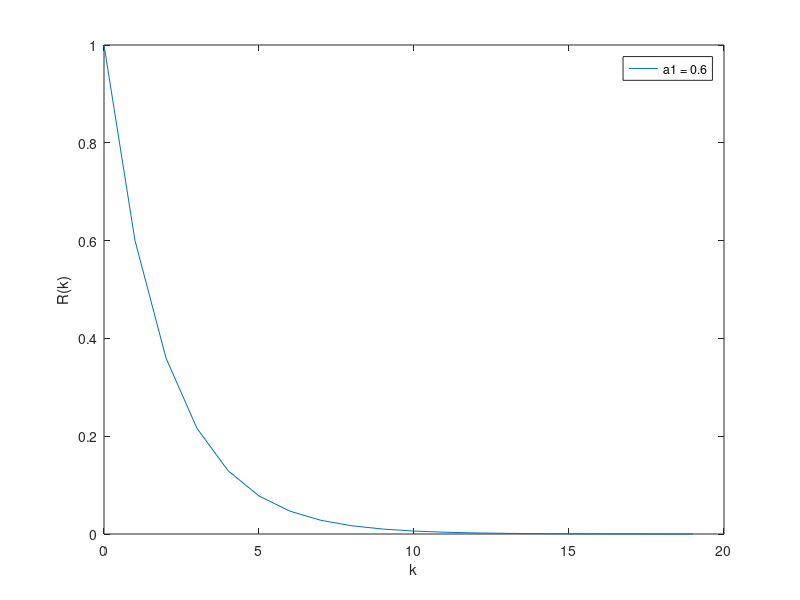
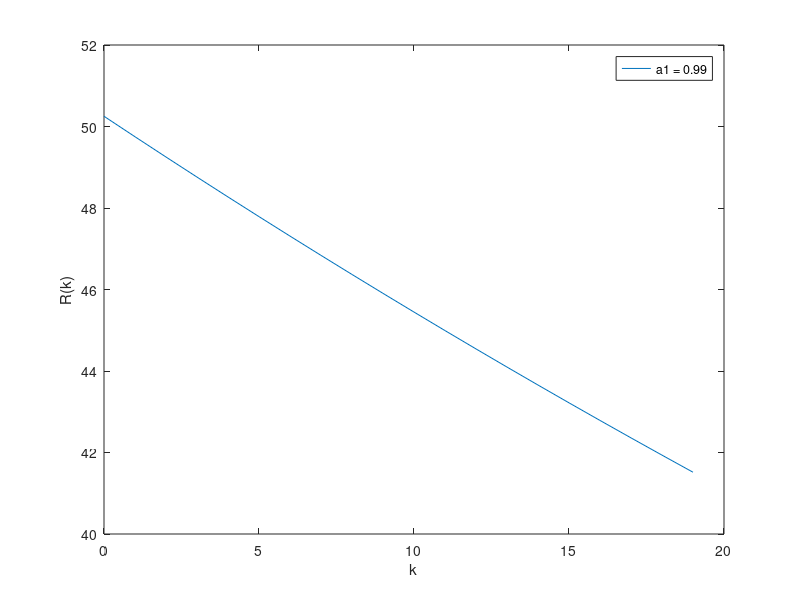
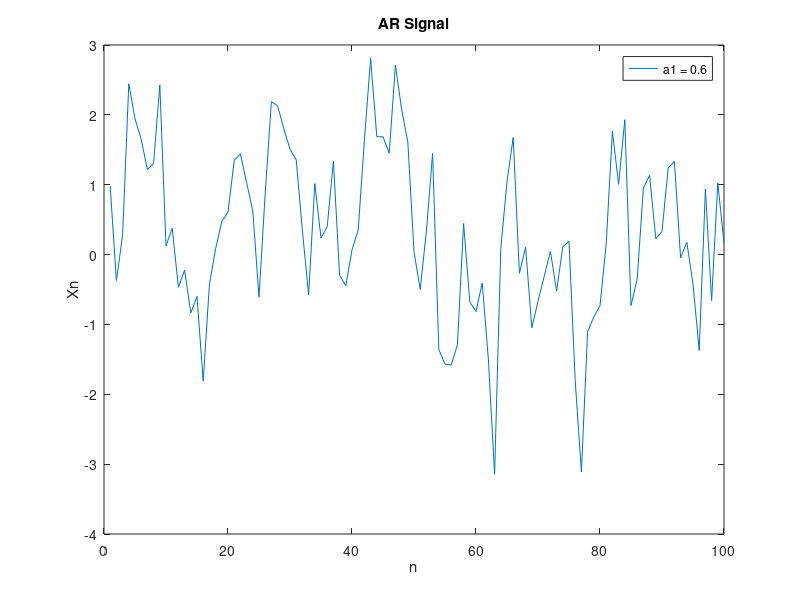
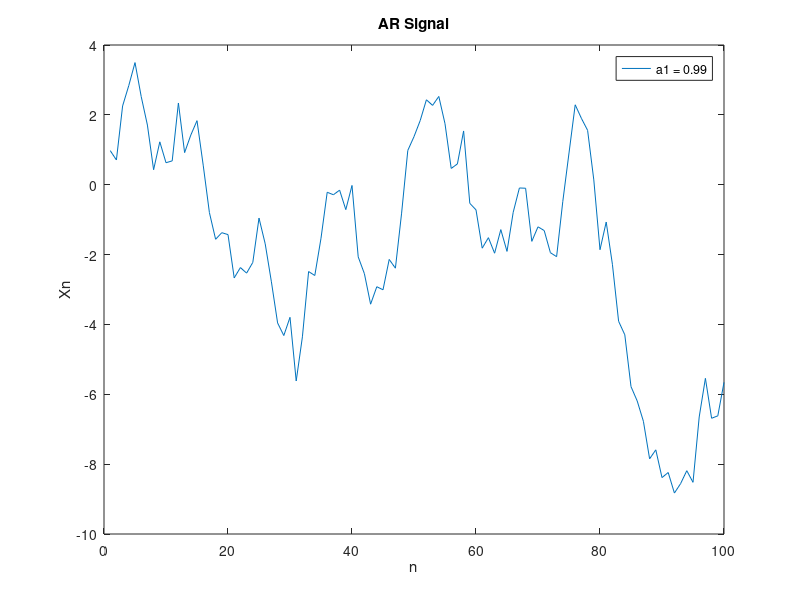

Here is the MATLAB script that generated these plots, in order:
clear , close all ;
N = 10000; % number of samples
sigma_epsilon = 1; % noise variance
K = 20; % maximum lag
Rxx = zeros(1, K); % preallocate memory for autocorrelation function
figure();
for k = 0:K-1
    Rxx(k+1) = (1/(1-0.6^2))*0.6^k*sigma_epsilon; % calculate autocorrelation for lag k
end
Amp = max(Rxx);
Rxx = Rxx / Amp;
lags = 0:K-1; % lags for plotting
plot(lags, Rxx); % plot autocorrelation function
xlabel('k');
ylabel('R(k)');
legend('a1 = 0.6');

figure();
for k = 0:K-1
    Rxx(k+1) = (1/(1-0.99^2))*0.99^k*sigma_epsilon; % calculate autocorrelation for lag k
end
plot(lags, Rxx); % plot autocorrelation function
xlabel('k');
ylabel('R(k)');
legend('a1 = 0.99');

% generate AR(1) signal
x = zeros(1, N); % pre-allocate memory for signal
x=x(1001:end);
x(1) = randn; % set initial value of signal
for n = 2:100
    x(n) = .6 * x(n-1) + sigma_epsilon * randn;
end
figure()
% plot signal
plot(x(1:100));
xlabel('n');
ylabel('Xn');
title('AR Signal');
legend('a1 = 0.6');

figure();
for n = 2:100
    x(n) = 0.99 * x(n-1) + sigma_epsilon * randn;
end

% plot signal
plot(x(1:100));
xlabel('n');
ylabel('Xn');
title('AR Signal');
legend('a1 = 0.99');

